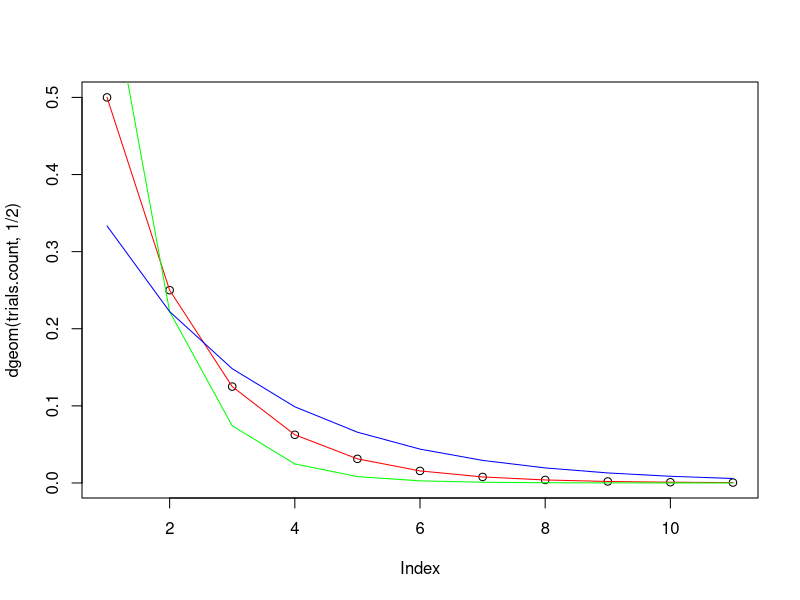

The R source for this figure:
## Task 1:

trials.count = c(0:10)
plot(dgeom(trials.count, 1/2))
lines(dgeom(trials.count, 1/2), col="red")
lines(dgeom(trials.count, 2/3), col="green")
lines(dgeom(trials.count, 1/3), col="blue")
